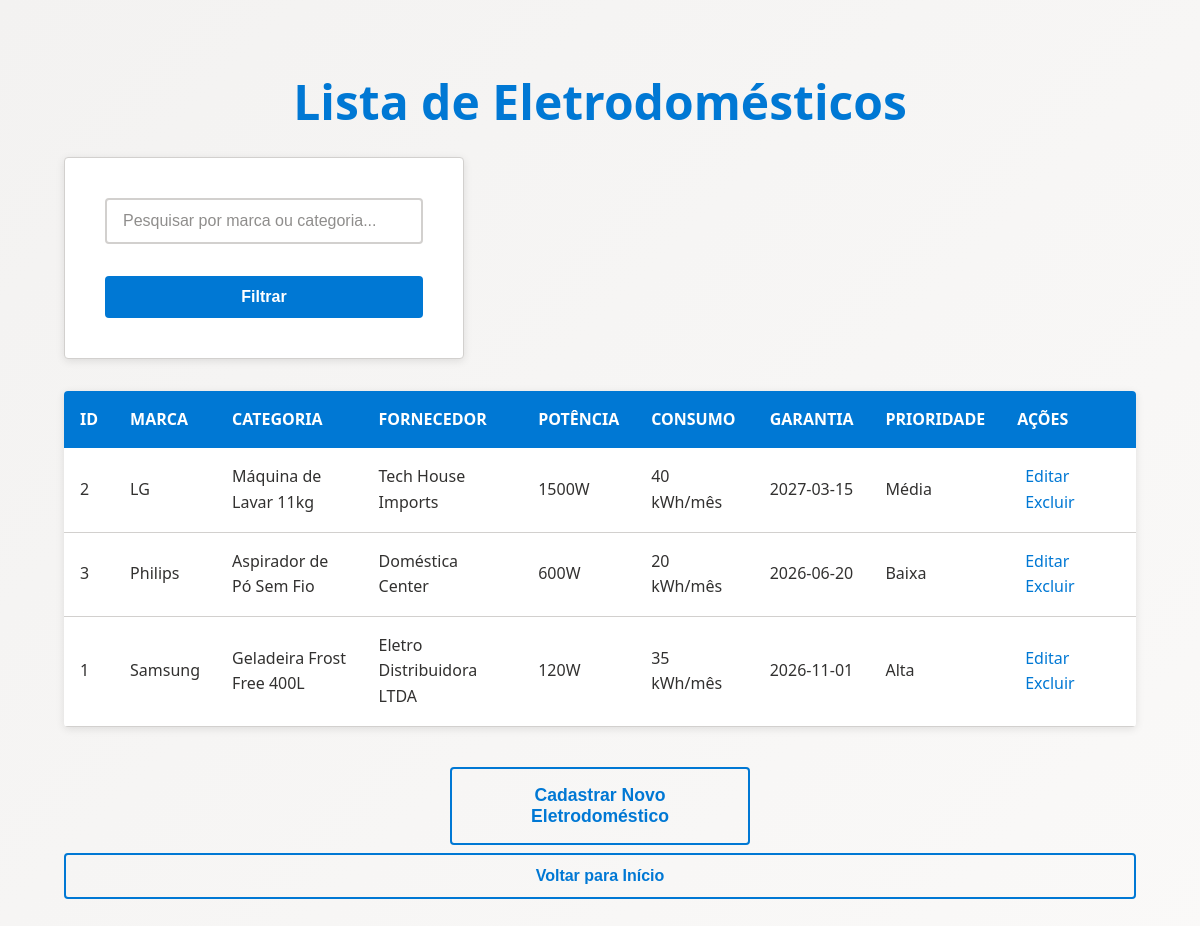
Page /view/listar_eletrodomestico.php (signed in) on the committed database.
### tables this page shows
CREATE TABLE ELETRODOMESTICO (
    ELETRO_ID INTEGER AUTO_INCREMENT PRIMARY KEY,
    MARCA VARCHAR(255),
    CATEGORIA VARCHAR(255),
    FK_USUARIO_ID INTEGER,
    FORNECEDOR VARCHAR(255),
    POTENCIA VARCHAR(255),
    CONSUMO VARCHAR(255),
    GARANTIA DATE,
    PRIORIDADE_REPOSICAO VARCHAR(255),
    CONSTRAINT FK_ELETRODOMESTICO_USUARIO FOREIGN KEY (FK_USUARIO_ID)
	REFERENCES USUARIO (USUARIO_ID)
);

### model/model_eletrodomestico.php (called while the page is built, shortened)
<?php
class Eletrodomestico{
    public function listar_eletrodomesticos() {
        $conn = Database::getConnection();
        $sql = "SELECT E.ELETRO_ID, E.MARCA, E.CATEGORIA, E.FORNECEDOR, E.POTENCIA, E.CONSUMO, E.GARANTIA, E.PRIORIDADE_REPOSICAO, ES.QUANTIDADE, U.NOME, U.EMAIL
                FROM ELETRODOMESTICO E
                JOIN USUARIO U ON E.FK_USUARIO_ID = U.USUARIO_ID
                LEFT JOIN ESTOQUE ES ON E.ELETRO_ID = ES.FK_ELETRO_ID
                ORDER BY E.MARCA";
        $result = $conn->query($sql);
        return $result->fetch_all(MYSQLI_ASSOC);
    }
}
?>

### view/listar_eletrodomestico.php (the view, shortened to what this page needs)
<?php
require_once "./../controller/controller_eletrodomestico.php";
$eletro = new Eletrodomestico();
if (isset($_POST['botao_pesquisar'])) {
    $resultados = $eletro->filtrar_eletrodomestico($_POST['pesquisar']);
}
else {
    $resultados = $eletro->listar_eletrodomesticos();
}
?>
<!DOCTYPE html>
<html lang="pt-br">
    <head>
        <link rel="stylesheet" href="../css/style.css">
    </head>
    <body>
        <div class="container">
            <h1>Lista de Eletrodomésticos</h1>
            <form method="POST">
                <input type="search" id="pesquisar" name="pesquisar" placeholder="Pesquisar por marca ou categoria...">
                <input type="submit" id="botao_pesquisar" name="botao_pesquisar" value="Filtrar">
            </form>
            <table>
                <thead>
                    <tr>
                        <th>ID</th>
                        <th>MARCA</th>
                        <th>CATEGORIA</th>
                        <th>FORNECEDOR</th>
                        <th>POTÊNCIA</th>
                        <th>CONSUMO</th>
                        <th>GARANTIA</th>
                        <th>PRIORIDADE</th>
                        <th>AÇÕES</th>
                    </tr>
                </thead>
                <tbody>
                    <?php if(count($resultados) > 0): ?>
                        <?php foreach($resultados as $r): ?>
                            <tr>
                                <td><?php echo $r["ELETRO_ID"]; ?></td>
                                <td><?php echo htmlspecialchars($r["MARCA"]); ?></td>
                                <td><?php echo htmlspecialchars($r["CATEGORIA"]); ?></td>
                                <td><?php echo htmlspecialchars($r["FORNECEDOR"]); ?></td>
                                <td><?php echo htmlspecialchars($r["POTENCIA"]); ?></td>
                                <td><?php echo htmlspecialchars($r["CONSUMO"]); ?></td>
                                <td><?php echo htmlspecialchars($r["GARANTIA"]); ?></td>
                                <td><?php echo htmlspecialchars($r["PRIORIDADE_REPOSICAO"]); ?></td>
                                <td>
                                    <a href='editar_eletrodomestico.php?acao=editar_eletrodomestico&id=<?php echo $r["ELETRO_ID"]; ?>'
                                       title="Editar eletrodoméstico"
                                       class="action-tooltip">
                                        Editar
                                    </a>
                                    <a href='./../controller/controller_eletrodomestico.php?acao=excluir_eletrodomestico&id=<?php echo $r["ELETRO_ID"]; ?>'
                                       title="Excluir eletrodoméstico"
                                       class="action-tooltip"
                                       onclick="return confirm('Tem certeza que deseja excluir este eletrodoméstico?')">
                                        Excluir
                                    </a>
                                </td>
                            </tr>
                        <?php endforeach; ?>
                    <?php else: ?>
                        <tr>
                            <td colspan='9' style='text-align: center;'>Nenhum eletrodoméstico cadastrado!</td>
                        </tr>
                    <?php endif; ?>
                </tbody>
            </table>
            <div class="button-container">
                <a href="cadastro_eletrodomestico.php">
                    <button>Cadastrar Novo Eletrodoméstico</button>
                </a>
            </div>
            <a href="inicial.php">
                <button>Voltar para Início</button>
            </a>
        </div>
    </body>
</html>

### css/style.css (style rules this page uses)
:root { --primary-color: #0078d4; --primary-dark: #106ebe; --primary-light: #deecf9; --surface-color: #ffffff; --text-primary: #323130; --text-secondary: #605e5c; --border-color: #d2d0ce; --error-color: #d13438; --success-color: #107c10; --shadow: 0 2px 8px rgba(0, 0, 0, 0.1); --radius: 4px; }
* { margin: 0; padding: 0; box-sizing: border-box; }
body { font-family: 'Segoe UI', Tahoma, Geneva, Verdana, sans-serif; background: linear-gradient(135deg, #f3f2f1 0%, #faf9f8 100%); color: var(--text-primary); line-height: 1.6; min-height: 100vh; display: flex; flex-direction: column; align-items: center; justify-content: center; padding: 20px; }
h1 { color: var(--primary-color); font-weight: 600; font-size: 2.5rem; margin-bottom: 2rem; text-align: center; }
form { background: var(--surface-color); padding: 2.5rem; border-radius: var(--radius); box-shadow: var(--shadow); width: 100%; max-width: 400px; border: 1px solid var(--border-color); }
input[type="email"], input[type="password"], input[type="text"], input[type="number"], input[type="date"], input[type="search"], select { width: 100%; padding: 0.75rem 1rem; margin-bottom: 1.5rem; border: 2px solid var(--border-color); border-radius: var(--radius); font-size: 1rem; transition: all 0.2s ease; background-color: var(--surface-color); }
input[type="submit"], button { background-color: var(--primary-color); color: white; border: none; padding: 0.75rem 1.5rem; border-radius: var(--radius); font-size: 1rem; font-weight: 600; cursor: pointer; transition: all 0.2s ease; width: 100%; margin-top: 0.5rem; }
body { background: linear-gradient(135deg, #f3f2f1 0%, #faf9f8 100%); min-height: 100vh; padding: 2rem; }
h1 { color: var(--primary-color); font-size: 3rem; margin-bottom: 1rem; }
.button-container { display: flex; flex-direction: column; gap: 1rem; max-width: 300px; margin: 0 auto; }
.button-container a { text-decoration: none; width: 100%; }
.button-container button { width: 100%; padding: 1rem 2rem; font-size: 1.1rem; }
.container { max-width: 1200px; margin: 0 auto; padding: 2rem; }
table { width: 100%; border-collapse: collapse; background: var(--surface-color); box-shadow: var(--shadow); border-radius: var(--radius); overflow: hidden; margin: 2rem 0; }
th { background-color: var(--primary-color); color: white; padding: 1rem; text-align: left; font-weight: 600; }
td { padding: 1rem; border-bottom: 1px solid var(--border-color); }
.action-tooltip { color: var(--primary-color); text-decoration: none; font-weight: 500; margin-right: 1rem; padding: 0.25rem 0.5rem; border-radius: var(--radius); transition: all 0.2s ease; }
::placeholder { color: var(--text-secondary); opacity: 0.7; }
a button { background-color: transparent; color: var(--primary-color); border: 2px solid var(--primary-color); }

### rows in the picture
eletrodomestico: ELETRO_ID "2", MARCA "LG", CATEGORIA "Máquina de Lavar 11kg", FORNECEDOR "Tech House Imports", POTENCIA "1500W", CONSUMO "40 kWh/mês", GARANTIA "2027-03-15", PRIORIDADE_REPOSICAO "Média"
eletrodomestico: ELETRO_ID "3", MARCA "Philips", CATEGORIA "Aspirador de Pó Sem Fio", FORNECEDOR "Doméstica Center", POTENCIA "600W", CONSUMO "20 kWh/mês", GARANTIA "2026-06-20", PRIORIDADE_REPOSICAO "Baixa"
eletrodomestico: ELETRO_ID "1", MARCA "Samsung", CATEGORIA "Geladeira Frost Free 400L", FORNECEDOR "Eletro Distribuidora LTDA", POTENCIA "120W", CONSUMO "35 kWh/mês", GARANTIA "2026-11-01", PRIORIDADE_REPOSICAO "Alta"
